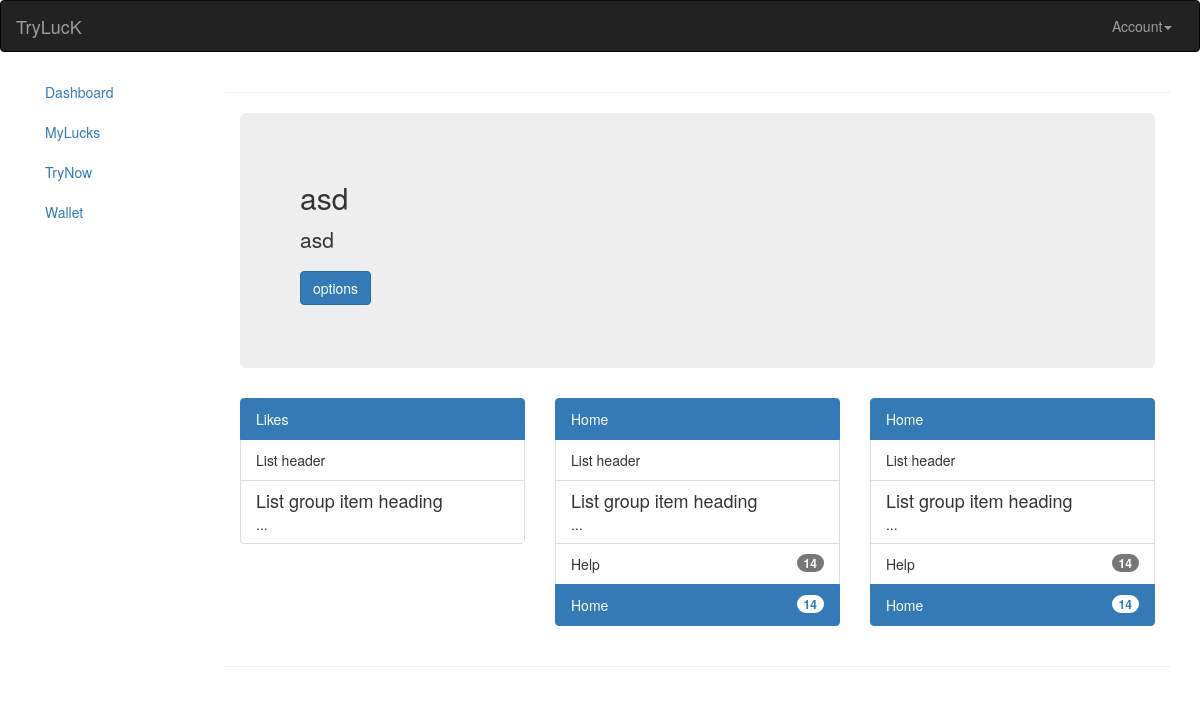
Before: /lucks/view/2/ (signed in) with the older database file.
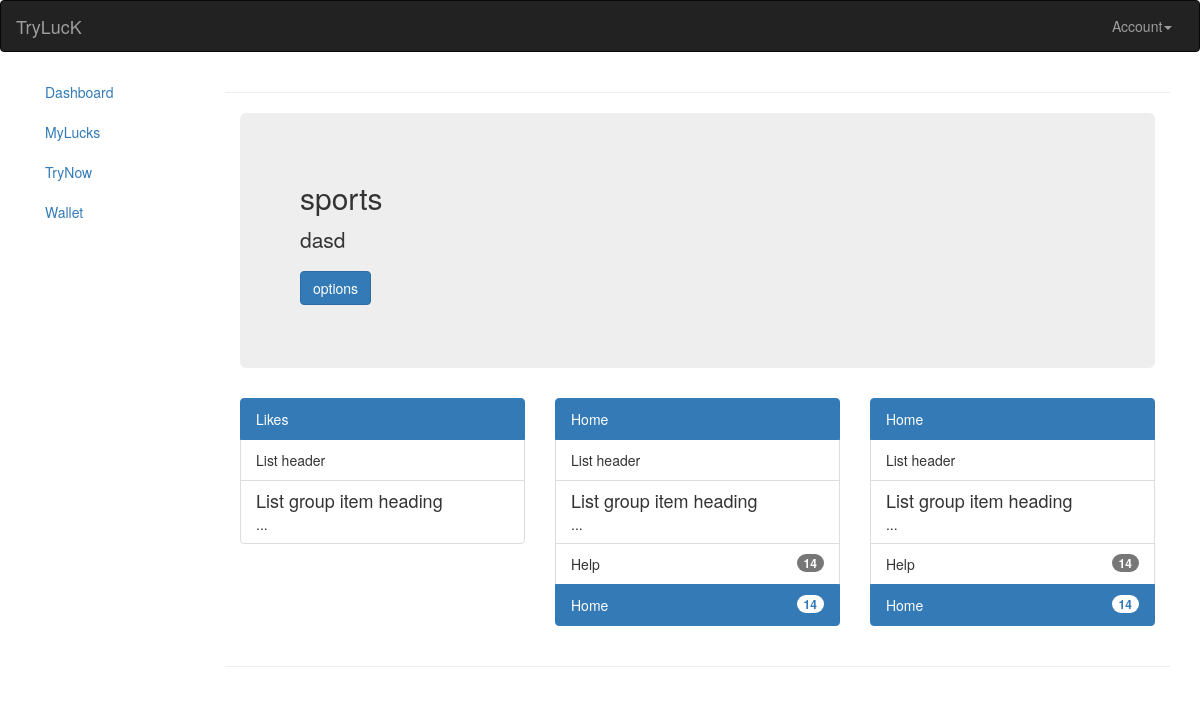
After: the same page with the newer database file.
### lucks/models.py (models this page shows, shortened)
class Luck(models.Model):
    id = models.AutoField(primary_key=True)
    name = models.CharField(max_length=50,unique=True)
    content = models.CharField(max_length=5000)
    head=models.CharField(max_length=50)
    tails=models.CharField(max_length=50)
    search = models.ForeignKey(Search)
    duration = models.DateTimeField()
    amount = models.IntegerField(default=0)
    user = models.ForeignKey(User)
    status=models.CharField(max_length=50,default='open')
    created_at = models.DateTimeField(auto_now_add=True)
    updated_at = models.DateTimeField(auto_now=True)

### lucks/views.py (the view)
# urls.py: url(r'view/(?P<l_id>[0-9]+)/$', views.lucks_view),
@login_required(login_url='/login/')
def lucks_view(request,l_id):
    l = models.Luck.objects.get(pk=l_id)
    return render(request, "lucks/view.html", {'luck':l})

### templates/lucks/view.html (shortened to what this page needs)
{% extends "dashboard/base.html" %}
{% block content %}
<div class="container-fluid">
	<div class="row">
		<div class="col-md-12">
			<div class="jumbotron">
				<h2>
					{{luck.name}}
				</h2>
				<p>
					{{luck.content}}
				</p>
				<p>
					<button type="button"   class="btn btn-primary btn-large" data-toggle="modal" data-target="#myModal">options</button>
				</p>
			</div>
			<div class="row">
				<div class="col-md-12">
					<div class="row">
						<div class="col-md-4">
							<div class="list-group">
								 <a href="#" class="list-group-item list-group-item-action active">Likes</a>
								<div class="list-group-item">
									List header
								</div>
								<div class="list-group-item">
									<h4 class="list-group-item-heading">
										List group item heading
									</h4>
									<p class="list-group-item-text">
										...
									</p>
								</div>
							</div>
						</div>
						<div class="col-md-4">
							<div class="list-group">
								 <a href="#" class="list-group-item list-group-item-action active">Home</a>
								<div class="list-group-item">
									List header
								</div>
								<div class="list-group-item">
									<h4 class="list-group-item-heading">
										List group item heading
									</h4>
									<p class="list-group-item-text">
										...
									</p>
								</div>
								<div class="list-group-item justify-content-between">
									Help <span class="badge badge-secondary badge-pill">14</span>
								</div> <a href="#" class="list-group-item list-group-item-action active justify-content-between">Home <span class="badge badge-light badge-pill">14</span></a>
							</div>
						</div>
						<div class="col-md-4">
							<div class="list-group">
								 <a href="#" class="list-group-item list-group-item-action active">Home</a>
								<div class="list-group-item">
									List header
								</div>
								<div class="list-group-item">
									<h4 class="list-group-item-heading">
										List group item heading
									</h4>
									<p class="list-group-item-text">
										...
									</p>
								</div>
								<div class="list-group-item justify-content-between">
									Help <span class="badge badge-secondary badge-pill">14</span>
								</div> <a href="#" class="list-group-item list-group-item-action active justify-content-between">Home <span class="badge badge-light badge-pill">14</span></a>
							</div>
						</div>
					</div>
				</div>
			</div>
		</div>
	</div>
</div>
{% endblock %}

Changed rows visible on the page:
changed Luck: name "asd" → "sports"; content "asd" → "dasd"
